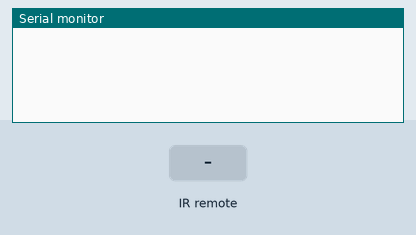
Bench run of a sketch on a simulated Arduino Uno, built with avr-gcc and run on an emulated ATmega328P. Parts: the last lines printed to the serial monitor. The test bench sets the inputs (shaded band).

Above: at 1.2 s.
1.3 s: infrared code 0xFF6897 received
At 2.2 s:
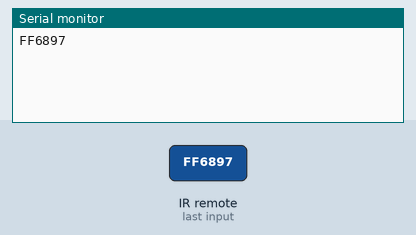
2.8 s: infrared code 0xFF30CF received
At 3.4 s:
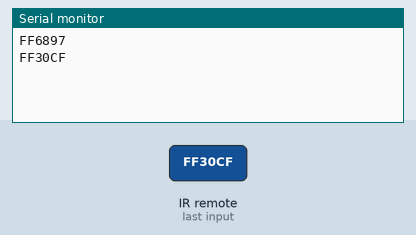

Measured:
- after the input at 1.3 s, the serial monitor: prints a new line at once (image 1)
- after the input at 2.8 s, the serial monitor: prints a new line at once (image 2)

The sketch:

IRremote.ino
```cpp
//跳线接口接 CN2

#include <IRremote.h>

IRrecv irrecv(3);         //设置红外接收引脚
decode_results results;   //保存结果

void setup()
{
  Serial.begin(9600);
  irrecv.enableIRIn();    // enable
}

void loop()
{
  if (irrecv.decode(&results))   //declde
  {
    Serial.println(results.value, HEX);

    if ((results.value == 0xFF6897))      //0按键
    {
          //此处写你的代码
    }
    if ((results.value == 0xFF30CF))      //1按键
    {
          //此处写你的代码
    }

    irrecv.resume();        //resume
  }
}
```
